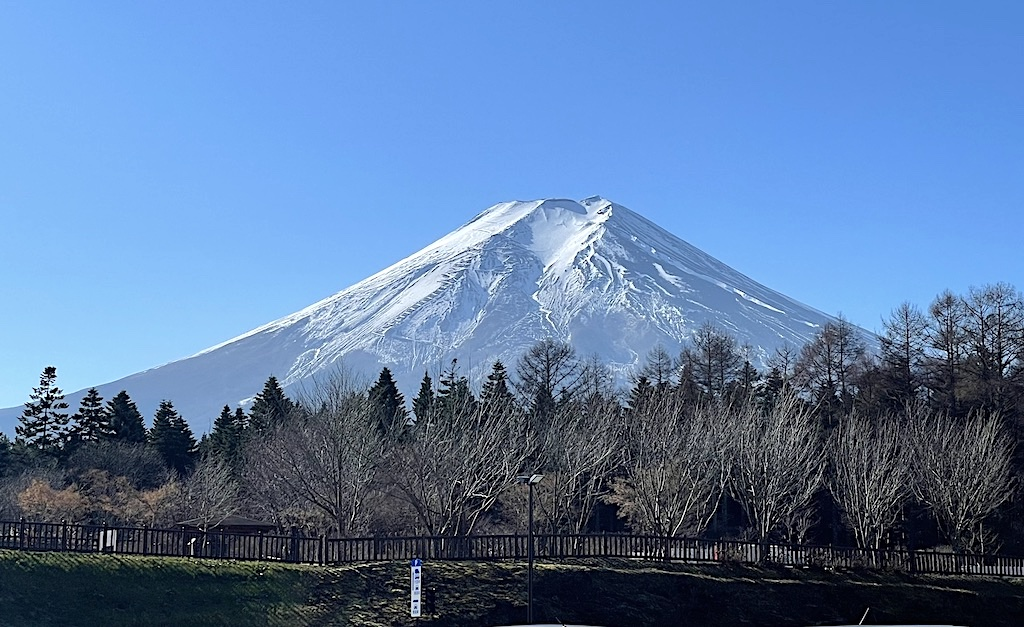
#> input picture src/ch4/fuji2.jpg, 1024 x 627 px
$ python image_gaussian_filter5x5.py
#> lines starting #> are read from the running program, lines starting #| are printed output that depends on the picture
from PIL import Image
# ガウシアンフィルタを定義した関数 --- (*1)
def gaussian_filter(img):
    # カーネルを定義 --- (*2)
    k = [
        [ 1/256,  4/256,  6/245,  4/256,  1/256],
        [ 4/256, 16/256, 24/245, 16/256,  4/256],
        [ 6/256, 24/256, 36/245, 24/256,  6/256],
        [ 4/256, 16/256, 24/245, 16/256,  4/256],
        [ 1/256,  4/256,  6/245,  4/256,  1/256]
    ]
    # 空の画像を生成 --- (*3)
    w, h = img.size
    res_img = Image.new('L', (w, h))
    # 全ての画素についてフィルタを適用する --- (*4)
    for y in range(h):
        for x in range(w):
            # カーネルの値を適用 --- (*5)
            total = 0
            for i in range(5):
                for j in range(5):
                    yy = max(0, min(y + i - 2, h-1))
                    xx = max(0, min(x + j - 2, w-1))
                    v = img.getpixel((xx, yy))
                    total += v * k[i][j]
            res_img.putpixel((x, y), int(total))
    return res_img

if __name__ == '__main__':
    # 画像を読む --- (*6)
    img = Image.open('fuji2.jpg')
#> img is the input picture: PIL image 1024x627 RGB; mean R, G, B 91.4, 122.3, 164.3
    # 効果が分かりやすい部分を切り取る --- (*7)
    x, y, w, h = 380, 200, 400, 400
    img = img.crop((x, y, x+w, y+h))
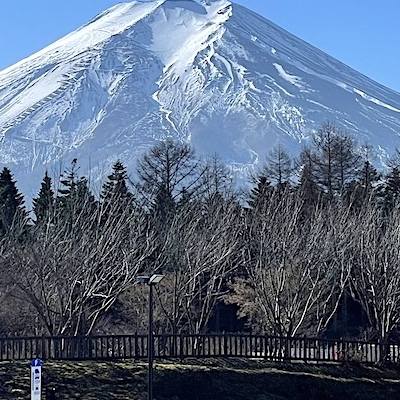
#> img: PIL image 400x400 RGB; mean R, G, B 89.2, 105.1, 128.1
    # グレイスケールに変換
    gray_img = img.convert('L')
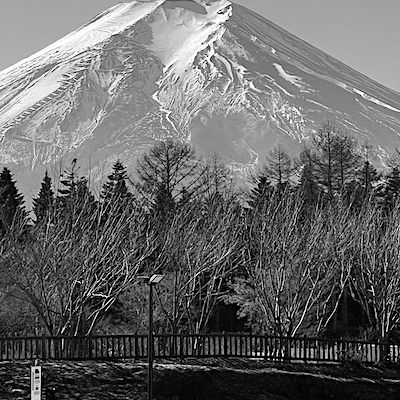
#> gray_img: PIL image 400x400 L; min 0, max 255, mean 103
    gray_img.save('fuji2_gray.png')
    # ガウシアンフィルタを適用 --- (*8)
    gf_img = gaussian_filter(gray_img)
#> in gaussian_filter, `res_img = Image.new('L', (w, h))`: res_img: PIL image 400x400 L; every value is 0
#> after the loop in gaussian_filter, `for y in range(h):`:
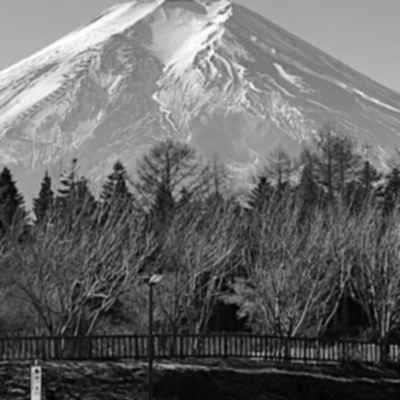
#> res_img: PIL image 400x400 L; min 2, max 255, mean 104.2
    # 画像を保存
    gf_img.save('fuji2_gf5x5.png')

$ run again, with src/ch4/soba.jpg copied over src/ch4/fuji2.jpg
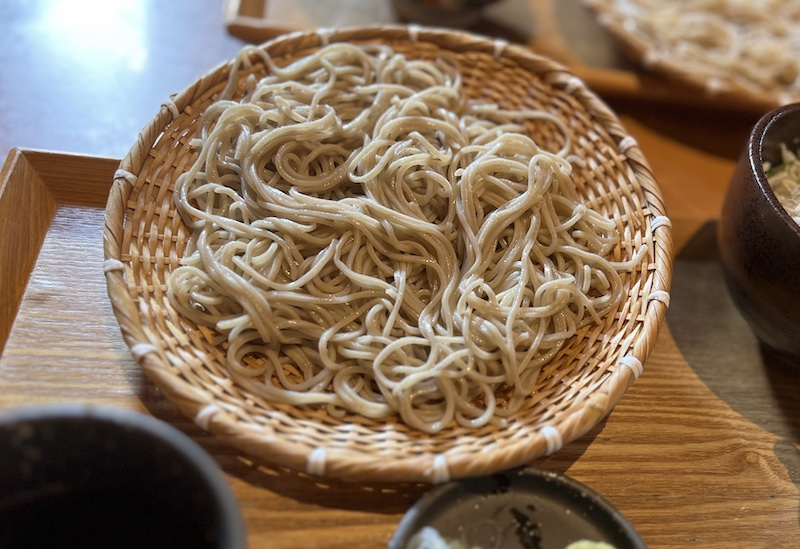
#> input picture src/ch4/soba.jpg, 800 x 549 px
#> img is the input picture: PIL image 800x549 RGB; mean R, G, B 134.1, 111.2, 88.6
#> `img = img.crop((x, y, x+w, y+h))`:
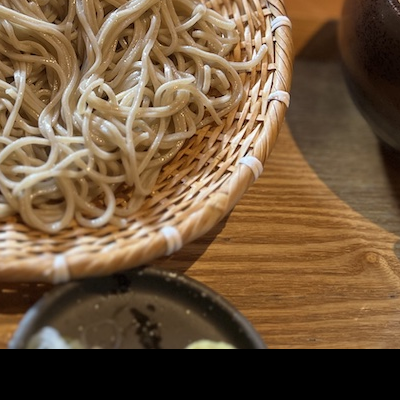
#> img: PIL image 400x400 RGB; mean R, G, B 114.3, 88.3, 61
#> `gray_img = img.convert('L')`:
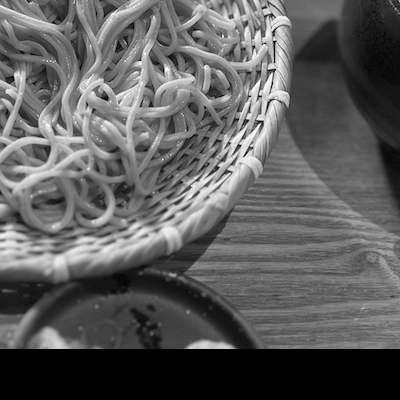
#> gray_img: PIL image 400x400 L; min 0, max 255, mean 93
